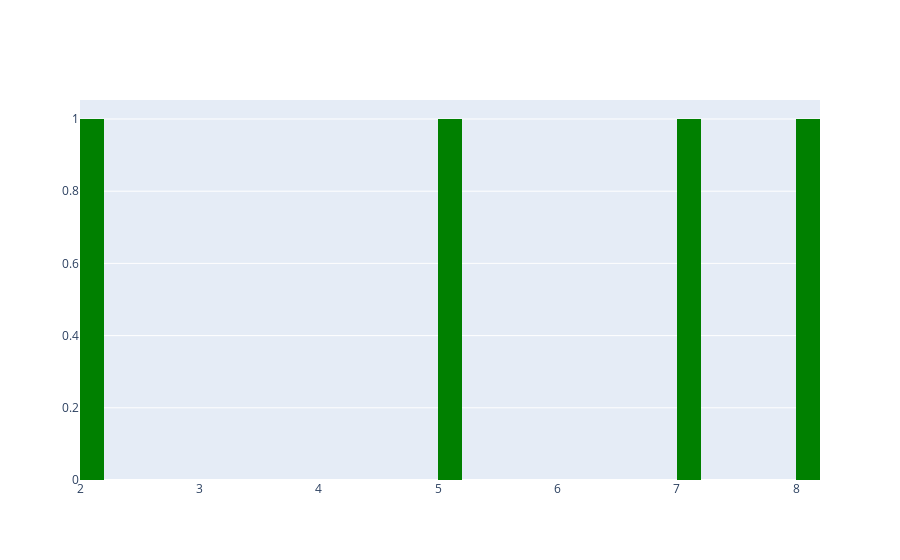

Write notebook code for a chart like this one.
### Code cell
vals = np.array([1,5,7,2,8])

data = [go.Histogram(x=vals, y=vals, marker_color='green', xbins = dict(start=2, end=10, size=0.2))]
iplot(data)

### Figure 1 — Plotly figure (JSON) as saved in the notebook; plotly's stock layout.template omitted (floating-point values rounded to 4 significant figures)
{"data": [{"marker": {"color": "green"}, "type": "histogram", "x": [1, 5, 7, 2, 8], "xbins": {"end": 10, "size": 0.2, "start": 2}, "y": [1, 5, 7, 2, 8]}], "layout": {}}
